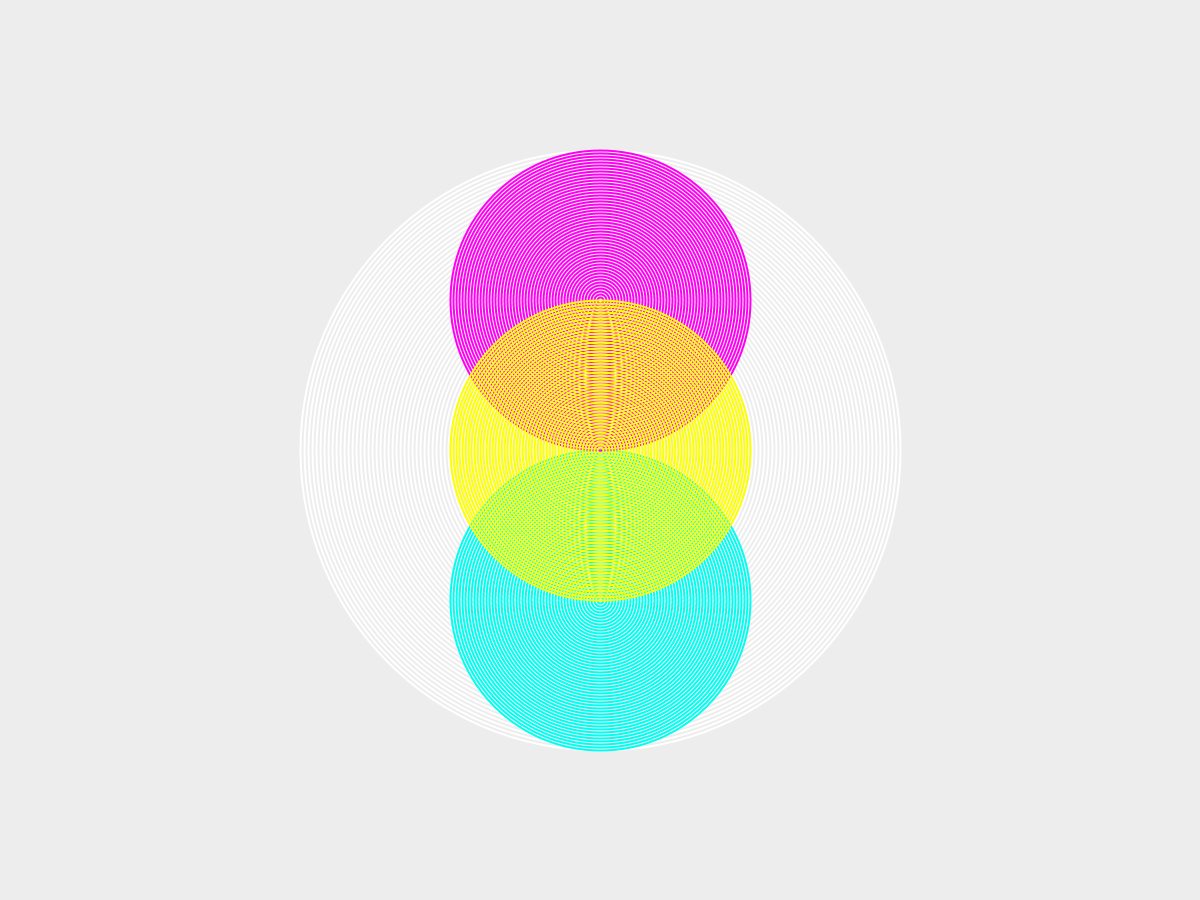
Frame 1 (no input)
Frame 60 (the mouse pressed at the canvas centre just before this capture): identical to frame 1, image omitted
Frame 120 (the mouse held since frame 60 and released just before this capture): identical to frame 1, image omitted

The Processing sketch that drew this single still picture (run headless with seeded random() and noise(); from frame 60 on, the mouse is pressed at the canvas centre):

// Processing sketch: processing_108067
// ── processing_108067.pde

void setup() {
  size(1200, 900);
  smooth();
}

void draw() {
  background(237, 237, 237);

  int dog = 600;
  while (dog > 0) {
    noFill();
    strokeWeight(2);
    stroke(255, 255, 255);
    ellipse(width/2, height/2, dog, dog);
    dog = dog - 8;
  }

  int cat = 300;
  while (cat > 0) {
    noFill();
    stroke(0, 255, 240);
    ellipse(width/2, height/2+150, cat, cat);
    cat = cat - 6;
  }
  int ugly = 300;
  while (ugly > 0) {
    noFill();
    stroke(255, 0, 243);
    ellipse(width/2, height/2-150, ugly, ugly);
    ugly = ugly - 6;
  }
  int p = 300;
  while (p > 0) {
    noFill();
    stroke(254, 255, 0);
    ellipse(width/2, height/2, p, p);
    p = p - 6; // or i++
  }
}
